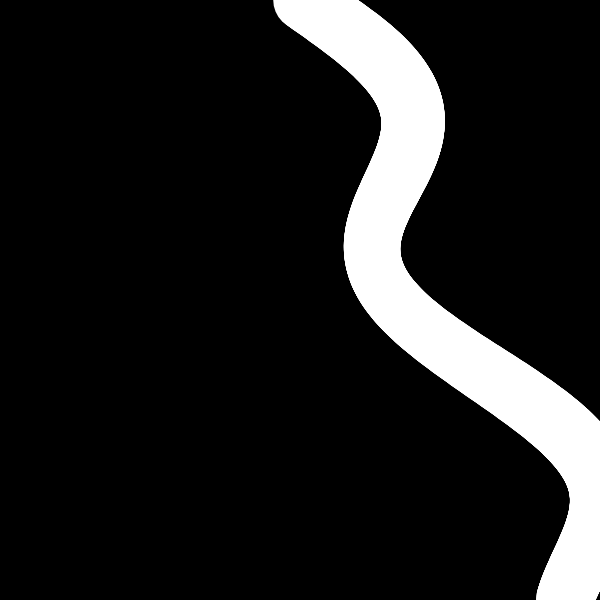
Frame 1 (no input)
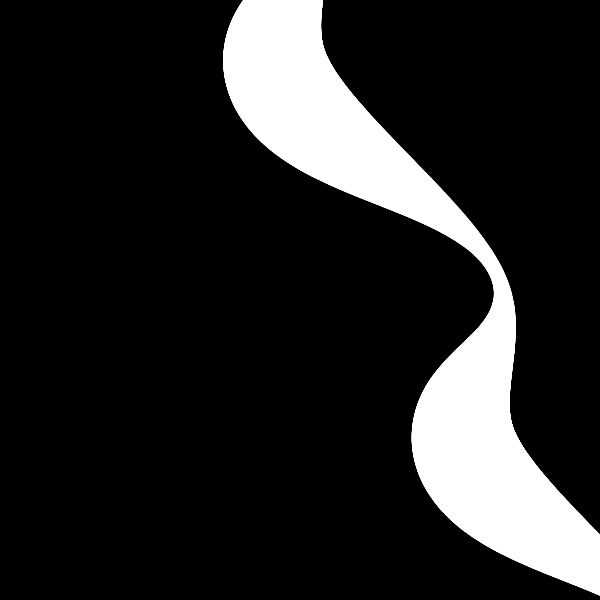
Frame 60 (no input)
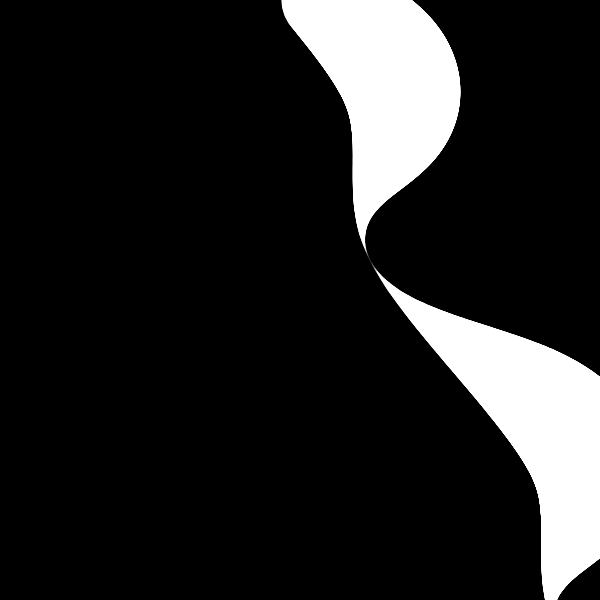
Frame 120 (the mouse pressed at the canvas centre since frame 60)

The p5.js sketch that drew these frames (run headless with seeded random() and noise() and a simulated clock; from frame 60 on, the mouse is pressed at the canvas centre):

// p5.js sketch
// ── sketch.js
function setup() {
    createCanvas(600, 600);
    noStroke()
}

function draw() {
    background(0);

    let scl = 60
    let time = millis() / 5
    for (let i = 0; i < height; i++) {
        circle(width / 2 + sin((i + time) / (scl)) * scl + i/2, i, scl + sin((i + time) / scl) * (scl*sin(time/50)))
    }
}
